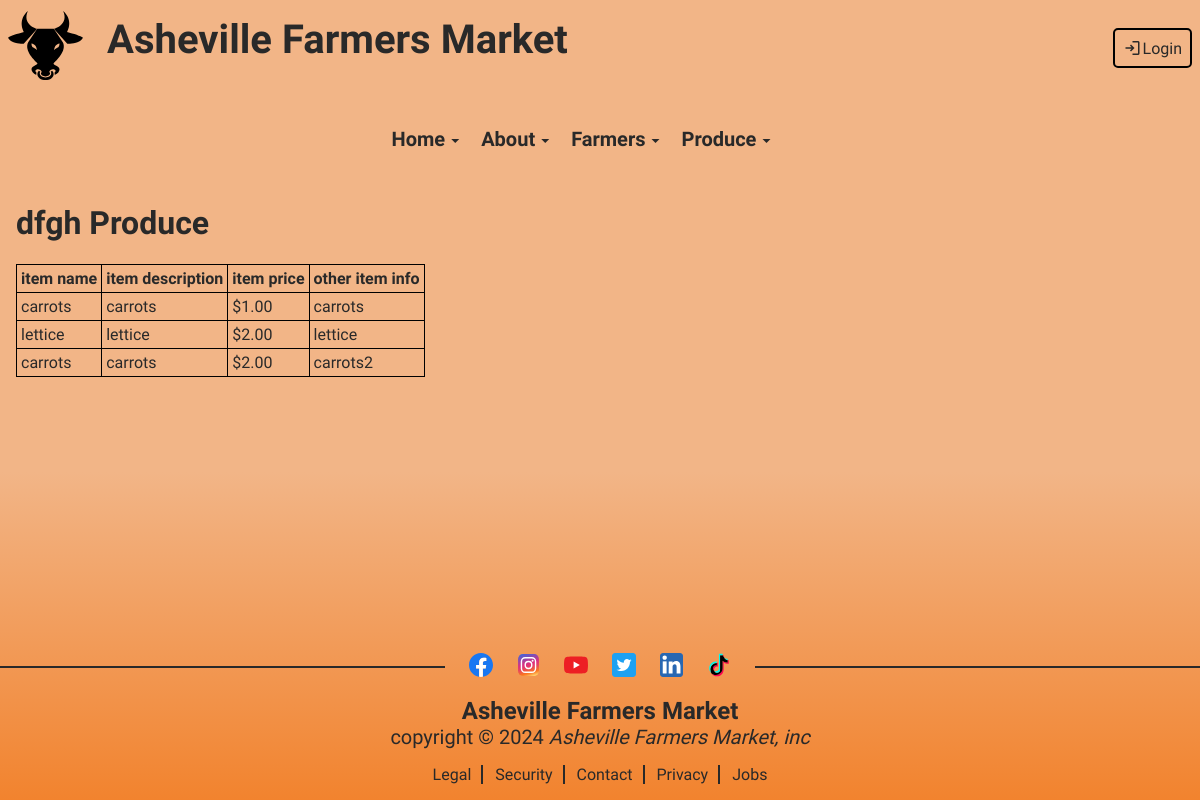
The app's page /public/vendors/vendor_produce.php?id=7 with its own data.
### tables this page shows
CREATE TABLE `vendors` (
  `vendor_id` int(11) NOT NULL,
  `vendor_name` varchar(255) NOT NULL,
  `vendor_description` text DEFAULT NULL,
  `other_vendor_info` text DEFAULT NULL
);

CREATE TABLE `goods` (
  `item_id` int(11) NOT NULL,
  `vendor_id` int(11) DEFAULT NULL,
  `item_name` varchar(255) NOT NULL,
  `item_description` text DEFAULT NULL,
  `item_price` decimal(10,2) DEFAULT NULL,
  `other_item_info` text DEFAULT NULL
);

### private/functions.php (called while the page is built, shortened)
<?php
function url_for($script_path) {
  if($script_path[0] != '/') {
    $script_path = "/" . $script_path;
  }
  return WWW_ROOT . $script_path;
}
function h($string="") {
  return htmlspecialchars($string);
}
?>

### private/initialize.php (called while the page is built, shortened)
<?php
  require_once('functions.php');
  require_once('classes/database_object.class.php');
  require_once('classes/session.class.php');
  $session = new Session;

### private/classes/session.class.php (called while the page is built, shortened)
<?php
class Session {
  private $user_id_usr;
  public function is_logged_in() {
    return isset($this->user_id_usr) && $this->last_login_is_recent();
  }
}
?>

### private/classes/vendors.class.php (called while the page is built, shortened)
<?php
class vendors extends DatabaseObject
{
  static protected $table_name = "vendors";
  static public function find_by_id($id)
  {
    $sql = "SELECT * FROM " . static::$table_name . " ";
    $sql .= "WHERE vendor_id ='" . self::$database->escape_string($id) . "'";
    $obj_array = static::find_by_sql($sql);
    if (!empty($obj_array)) {
      return array_shift($obj_array);
    } else {
      return false;
    }
  }
}

### private/classes/database_object.class.php (called while the page is built, shortened)
<?php
class DatabaseObject {
  static protected $database;
  static protected $table_name = "";
  static public function set_database($database) {
    self::$database = $database;
  }
  static public function find_by_sql($sql) {
    $result = self::$database->query($sql);
    $object_array = [];
    while($record = $result->fetch_assoc()) {
      $object_array[] = static::instantiate($record);
    }
    return $object_array;
  }
  static public function find_all() {
    $sql = "SELECT * FROM " . static::$table_name;
    return static::find_by_sql($sql);
  }
  static protected function instantiate($record) {
    $object = new static;
    foreach($record as $property => $value) {
      if(property_exists($object, $property)) {
        $object->$property = $value;
      }
    }
    return $object;
  }
}
?>

### public/vendors/vendor_produce.php (the view, shortened to what this page needs)
<?php require_once('../../private/initialize.php');
include(SHARED_PATH . '/public_header.php');
$produce = produce::find_all();
$id = $_GET['id'];
$vendor = vendors::find_by_id($id);
?>
<main>
  <h1><?php echo $vendor->vendor_name ?> Produce</h1>
  <table>
    <tr>
      <th>item name</th>
      <th>item description</th>
      <th>item price</th>
      <th>other item info</th>
    </tr>
    <?php foreach ($produce as $veg) {
      if ($veg->vendor_id == $id) {  ?>
        <tr>
          <td><?php echo h($veg->item_name); ?></td>
          <td><?php echo h($veg->item_description); ?></td>
          <td>$<?php echo h($veg->item_price); ?></td>
          <td><?php echo h($veg->other_item_info); ?></td>
        </tr>
    <?php }
    } ?>
  </table>
</main>
<?php include(SHARED_PATH . '/public_footer.php'); ?>

### private/shared/public_header.php (shortened to what this page needs)
<?php require_once('../../private/initialize.php');
?>
<!DOCTYPE html>
<html lang='en'>
<head>
  <link rel="stylesheet" href="<?php echo url_for('stylesheets/public.css') ?>">
</head>
<body>
  <header>
    <section>
      <div>
        <a href="<?php echo url_for('members/index.php'); ?>">
          <img src="<?php echo url_for('imgs/fresh-fields-logo.svg') ?>" alt="A bulls head logo." height="75" width="75">
        </a>
        <a href="<?php echo url_for('members/index.php'); ?>">
          <h1>Asheville Farmers Market</h1>
        </a>
      </div>
      <?php if (!$session->is_logged_in()) : ?>
        <div class="login">
          <a href="<?php echo url_for('members/login.php'); ?>"><span class="material-symbols-outlined">login</span>Login</a>
        </div>
      <?php endif; ?>
    </section>
    <nav>
      <div class="dropdown">
        <p>Home<span class="material-symbols-outlined">arrow_drop_down</span></p>
      </div>
      <div class="dropdown">
        <p>About<span class="material-symbols-outlined">arrow_drop_down</span></p>
      </div>
      <div class="dropdown">
        <p>Farmers<span class="material-symbols-outlined">arrow_drop_down</span></p>
      </div>
      <div class="dropdown">
        <p>Produce<span class="material-symbols-outlined">arrow_drop_down</span></p>
      </div>
    </nav>
  </header>

### private/shared/public_footer.php (shortened to what this page needs)
<footer>
      <div class="socials">
        <ul>
          <li><a href="https://www.facebook.com" target="_blank"><img src="<?php echo url_for('imgs/social/facebook_icon.svg') ?>" alt=""></a></li>
          <li><a href="https://www.instagram.com" target="_blank"><img src="<?php echo url_for('imgs/social/instagram_icon.svg') ?>" alt=""></a></li>
          <li><a href="https://www.youtube.com" target="_blank"><img src="<?php echo url_for('imgs/social/youtube_icon.svg') ?>" alt=""></a></li>
          <li><a href="https://www.twitter.com" target="_blank"><img src="<?php echo url_for('imgs/social/twitter_icon.svg') ?>" alt=""></a></li>
          <li><a href="https://www.linkedin.com" target="_blank"><img src="<?php echo url_for('imgs/social/linkedin_icon.svg') ?>" alt=""></a></li>
          <li><a href="https://www.tiktok.com" target="_blank"><img src="<?php echo url_for('imgs/social/tiktok_icon.svg') ?>" alt=""></a></li>
        </ul>
      </div>
      <h2>Asheville Farmers Market</h2>
      <p>copyright &copy; 2024 <span>Asheville Farmers Market, inc</span></p>
      <div class="footer-nav">
        <ul>
          <li><a href="<?php echo url_for('footer/legal.php') ?>">Legal</a></li>
          <li><a href="#">Security</a></li>
          <li><a href="#">Contact</a></li>
          <li><a href="#">Privacy</a></li>
          <li><a href="#">Jobs</a></li>
        </ul>
      </div>
    </footer>
  </body>
  <?php require_once('../../private/initialize.php');
  ?>

### public/stylesheets/public.css (style rules this page uses)
:root { --bg-color: linear-gradient(to bottom, #f2b587 0%, #f2b587 59%, #f2832e 100%); --primary-color: #f2b587; --call-to-action: #fb5012; --highlight: #a1e887; --light-color: #c7cedb; --dark-color: #292929; --fancy-text: 'Indie Flower', cursive; --reg-text: 'Courier Prime', monospace; --border: 2px solid var(--dark-color); --fluid-text: clamp(16px, 20px, 48px); --transition: .25s ease-in-out; --shadow: 0 0 5px #000; }
html { min-height: 100%; }
body { background: var(--bg-color); background-size: cover; color: var(--dark-color); display: flex; flex-direction: column; font-family: var(--reg-text); margin: 0; min-height: 100vh; }
main { flex: 1; padding: 1rem; }
img { height: auto; max-width: 100%; }
h1, h2, h3 { font-family: var(--fancy-text); }
a { color: var(--dark-color); text-decoration: none; }
p { font-size: var(--fluid-text); }
header section { display: flex; margin: auto; padding: .5rem; justify-content: space-between; }
header section div:first-of-type { display: flex; gap: 1rem; justify-content: center; }
header div h1 { font-size: 2.5rem; margin: 0.5rem; }
nav { column-gap: 1rem; display: grid; font-weight: bold; grid-template-columns: repeat(6, minmax(min-content, max-content)); justify-content: center; margin: 1rem; }
nav p { margin: 1rem auto 0 auto; }
nav span { vertical-align: bottom; font-size: var(--fluid-text) !important; }
.login { align-items: center; display: flex; gap: .5rem; }
.login span { vertical-align: bottom; font-size: var(--fluid-text); }
.login a { border: 2PX solid #000; border-radius: 5px; padding: .5rem; }
footer { flex-shrink: 0; }
footer li { list-style: none; }
.socials ul { align-items: center; display: flex; gap: 1.5rem; justify-content: center; padding: 0; }
.socials ul:before, .socials ul:after { content: ''; display: inline-block; width: 50%; vertical-align: middle; border-bottom: var(--border); }
.socials img { width: 2rem; }
footer h2, footer p { margin: 0 auto; text-align: center; }
footer span { font-style: italic; }
.footer-nav ul { align-items: center; display: flex; gap: 1.5rem; justify-content: center; padding: 0; }
.footer-nav ul li { position: relative; }
.footer-nav ul li:not(:last-child)::after { content: ''; border-right: var(--border); position: absolute; height: 100%; width: 2px; right: -.75rem; }
table { border-collapse: collapse; margin: .5rem .5rem .5rem 0; }
table, th, td { border: 1px solid #000; padding: .25rem; }

### records on screen
vendors: vendor_name "dfgh"
goods: item_name "carrots", item_description "carrots", item_price "1.00", other_item_info "carrots"
goods: item_name "lettice", item_description "lettice", item_price "2.00", other_item_info "lettice"
goods: item_name "carrots", item_description "carrots", item_price "2.00", other_item_info "carrots2"
